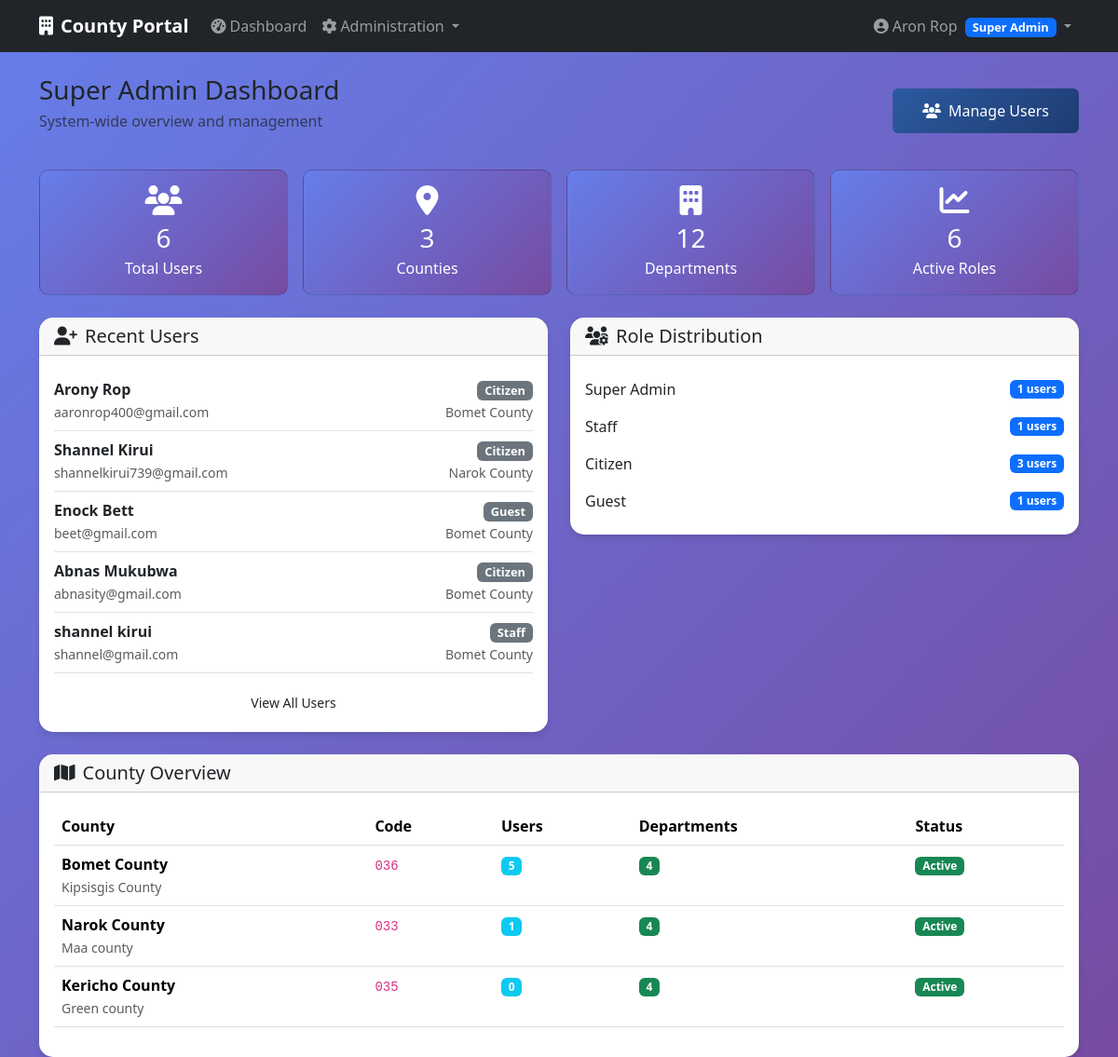
Screenshot of /admin-dashboard (signed in) with the database file from the repository.
### app/models/user.py (models this page shows, shortened)
class User(db.Model, UserMixin):
    __tablename__ = 'users'
    id = db.Column(db.Integer, primary_key=True)
    email = db.Column(db.String(255), unique=True, nullable=False)
    password = db.Column(db.String(128), nullable=False)
    first_name = db.Column(db.String(100))
    last_name = db.Column(db.String(100))
    phone = db.Column(db.String(20))
    active = db.Column(db.Boolean(), default=True)
    confirmed_at = db.Column(db.DateTime())
    created_at = db.Column(db.DateTime(), default=db.func.current_timestamp())
    fs_uniquifier = db.Column(db.String(64), unique=True, nullable=False, default=lambda: str(uuid.uuid4()))
    county_id = db.Column(db.Integer, db.ForeignKey('counties.id'))
    department_id = db.Column(db.Integer, db.ForeignKey('departments.id'))
    last_login_at = db.Column(db.DateTime())
    current_login_at = db.Column(db.DateTime())
    last_login_ip = db.Column(db.String(45))
    current_login_ip = db.Column(db.String(45))
    login_count = db.Column(db.Integer, default=0)
    roles = db.relationship('Role', secondary=roles_users, backref=db.backref('users', lazy='dynamic'))
    def full_name(self):
        if self.first_name and self.last_name:
            return f"{self.first_name} {self.last_name}"
        return self.email.split('@')[0] #Fallback if the user dont provide first_name or last_name or both
    def has_role(self, role_name):
        return any(role.name == role_name for role in self.roles)

class Role(db.Model, RoleMixin):
    __tablename__ = 'roles'
    id = db.Column(db.Integer, primary_key=True)
    name = db.Column(db.String(80), unique=True, nullable=False)
    description = db.Column(db.String(255), nullable=True)

### app/models/county.py (models this page shows, shortened)
class County(db.Model):
        __tablename__ = 'counties'
        id = db.Column(db.Integer, primary_key=True)
        name = db.Column(db.String(100), unique=True, nullable=False)
        code = db.Column(db.String(10), unique=True, nullable=False)
        description = db.Column(db.Text)
        active = db.Column(db.Boolean, default=True)
        created_at = db.Column(db.DateTime, default=datetime.utcnow)
        users = db.relationship('User', backref='county', lazy='dynamic')
        departments = db.relationship('Department', backref='county',lazy='dynamic')

### app/main/views.py (the view)
@main_bp.route('/admin-dashboard')
@login_required
@roles_required(UserRoles.SUPER_ADMIN)
def admin_dashboard():
    total_users = User.query.count()
    total_counties = County.query.count()
    total_departments = Department.query.count()
    recent_users = User.query.order_by(User.created_at.desc()).limit(5).all()
    role_stats = {}
    for role in Role.query.all():
        role_stats[role.name] = len(role.users.all())
    county_stats = []
    for county in County.query.all():
        county_stats.append({
            'county': county,
            'user_count': county.users.count(),
            'department_count': county.departments.count()
        })
    return render_template('main/admin_dashboard.html',
                            total_users=total_users,
                            total_counties=total_counties,
                            total_departments=total_departments,
                            recent_users=recent_users,
                            role_stats=role_stats,
                            county_stats=county_stats)

### app/templates/main/admin_dashboard.html (shortened to what this page needs)
{% extends "base.html" %}
    {% block content %}
    <div class="row">
        <div class="col-12">
            <div class="d-flex justify-content-between align-items-center mb-4">
                <div>
                    <h1 class="h3 mb-1">Super Admin Dashboard</h1>
                    <p class="text-muted">System-wide overview and management</p>
                </div>
                <div>
                    <a href="{{ url_for('auth_bp.users') }}" class="btn btn-primary">
                        <i class="fas fa-users me-2"></i>Manage Users
                    </a>
                </div>
            </div>
        </div>
    </div>
    <div class="row g-3 mb-4">
        <div class="col-md-3">
            <div class="card stat-card">
                <div class="card-body text-center">
                    <i class="fas fa-users fa-2x mb-2"></i>
                    <h3 class="mb-1">{{ total_users }}</h3>
                    <p class="mb-0">Total Users</p>
                </div>
            </div>
        </div>
        <div class="col-md-3">
            <div class="card stat-card">
                <div class="card-body text-center">
                    <i class="fas fa-map-marker-alt fa-2x mb-2"></i>
                    <h3 class="mb-1">{{ total_counties }}</h3>
                    <p class="mb-0">Counties</p>
                </div>
            </div>
        </div>
        <div class="col-md-3">
            <div class="card stat-card">
                <div class="card-body text-center">
                    <i class="fas fa-building fa-2x mb-2"></i>
                    <h3 class="mb-1">{{ total_departments }}</h3>
                    <p class="mb-0">Departments</p>
                </div>
            </div>
        </div>
        <div class="col-md-3">
            <div class="card stat-card">
                <div class="card-body text-center">
                    <i class="fas fa-chart-line fa-2x mb-2"></i>
                    <h3 class="mb-1">{{ role_stats.values() | sum }}</h3>
                    <p class="mb-0">Active Roles</p>
                </div>
            </div>
        </div>
    </div>
    <div class="row">
        <div class="col-md-6">
            <div class="card dashboard-card">
                <div class="card-header">
                    <h5 class="card-title mb-0">
                        <i class="fas fa-user-plus me-2"></i>Recent Users
                    </h5>
                </div>
                <div class="card-body">
                    {% for user in recent_users %}
                    <div class="d-flex justify-content-between align-items-center py-2 border-bottom">
                        <div>
                            <strong>{{ user.full_name() }}</strong><br>
                            <small class="text-muted">{{ user.email }}</small>
                        </div>
                        <div class="text-end">
                            {% for role in user.roles %}
                            <span class="badge bg-secondary role-badge">{{ role.
  name.replace('_', ' ').title() }}</span>
                            {% endfor %}
                            {% if user.county %}
                            <br><small class="text-muted">{{ user.county.name
  }}</small>
                            {% endif %}
                        </div>
                    </div>
                    {% endfor %}
                    <div class="text-center mt-3">
                        <a href="{{ url_for('auth_bp.users') }}" class="btn btn-
  outline-primary btn-sm">
                            View All Users
                        </a>
                    </div>
                </div>
            </div>
        </div>
        <div class="col-md-6">
            <div class="card dashboard-card">
                <div class="card-header">
                    <h5 class="card-title mb-0">
                        <i class="fas fa-users-cog me-2"></i>Role Distribution
                    </h5>
                </div>
                <div class="card-body">
                    {% for role_name, count in role_stats.items() %}
                    <div class="d-flex justify-content-between align-items-center
  py-2">
                        <span>{{ role_name.replace('_', ' ').title() }}</span>
                        <span class="badge bg-primary">{{ count }} users</span>
                    </div>
                    {% endfor %}
                </div>
            </div>
        </div>
    </div>
    <div class="row mt-4">
        <div class="col-12">
            <div class="card dashboard-card">
                <div class="card-header">
                    <h5 class="card-title mb-0">
                        <i class="fas fa-map me-2"></i>County Overview
                    </h5>
                </div>
                <div class="card-body">
                    <div class="table-responsive">
                        <table class="table table-hover">
                            <thead>
                                <tr>
                                    <th>County</th>
                                    <th>Code</th>
                                    <th>Users</th>
                                    <th>Departments</th>
                                    <th>Status</th>
                                </tr>
                            </thead>
                            <tbody>
                                {% for stat in county_stats %}
                                <tr>
                                    <td>
                                        <strong>{{ stat.county.name }}</strong>
                                        {% if stat.county.description %}
                                        <br><small class="text-muted">{{ stat.
  county.description }}</small>
                                        {% endif %}
                                    </td>
                                    <td><code>{{ stat.county.code }}</code></td>
                                    <td><span class="badge bg-info">{{ stat.
  user_count }}</span></td>
                                    <td><span class="badge bg-success">{{ stat.
  department_count }}</span></td>
                                    <td>
                                        <span class="badge bg-{{ 'success' if stat.
  county.active else 'danger' }}">
                                            {{ 'Active' if stat.county.active else
  'Inactive' }}
                                        </span>
                                    </td>
                                </tr>
                                {% endfor %}
                            </tbody>
                        </table>
                    </div>
                </div>
            </div>
        </div>
    </div>
    {% endblock %}

### app/templates/base.html (shortened to what this page needs)
<!DOCTYPE html>
    <html lang="en">
    <head>
        <link href="https://cdn.jsdelivr.net/npm/bootstrap@5.3.2/dist/css/bootstrap.min.css" rel="stylesheet">
        <link href="https://cdnjs.cloudflare.com/ajax/libs/font-awesome/6.4.0/css/all.min.css" rel="stylesheet">
    </head>
    <body>
        <nav class="navbar navbar-expand-lg navbar-dark bg-dark">
            <div class="container">
                <a class="navbar-brand" href="{{ url_for('main_bp.index') }}">
                    <i class="fas fa-building me-2"></i>County Portal
                </a>
                {% if current_user.is_authenticated %}
                <div class="collapse navbar-collapse" id="navbarNav">
                    <ul class="navbar-nav me-auto">
                        <li class="nav-item">
                            <a class="nav-link" href="{{ url_for('main_bp.dashboard') }}">
                                <i class="fas fa-tachometer-alt me-1"></i>Dashboard
                            </a>
                        </li>
                        {% if current_user.has_role('super_admin') %}
                        <li class="nav-item dropdown">
                            <a class="nav-link dropdown-toggle" href="#" id="adminDropdown" role="button" data-bs-toggle="dropdown">
                                <i class="fas fa-cog me-1"></i>Administration
                            </a>
                        </li>
                        {% endif %}
                    </ul>
                    <ul class="navbar-nav">
                        <li class="nav-item dropdown">
                            <a class="nav-link dropdown-toggle" href="#" id="userDropdown" role="button" data-bs-toggle="dropdown">
                                <i class="fas fa-user-circle me-1"></i>{{ current_user.full_name() }}
                                {% for role in current_user.roles %}
                                <span class="badge bg-primary role-badge ms-1">{{ role.name.replace('_', ' ').title() }}</span>
                                {% endfor %}
                            </a>
                        </li>
                    </ul>
                </div>
                {% else %}
                <div class="d-flex">
                    <a href="{{ url_for('security.login') }}" class="btn btn-outline-light me-2">Login</a>
                    <a href="{{ url_for('security.register') }}" class="btn btn-primary">Register</a>
                </div>
                {% endif %}
            </div>
        </nav>
        <main class="container mt-4">
            {% block content %}{% endblock %}
        </main>
    </body>
    </html>

### app/templates/base.html (style rules this page uses)
:root { --primary-color: #2c5aa0; --secondary-color: #f8f9fa; --success-color: #28a745; --danger-color: #dc3545; --warning-color: #ffc107; }
body { background: linear-gradient(135deg, #667eea 0%, #764ba2 100%); min-height: 100vh; font-family: 'Segoe UI', Tahoma, Geneva, Verdana, sans-serif; }
.navbar-brand { font-weight: bold; }
.dashboard-card { border: none; border-radius: 15px; box-shadow: 0 4px 6px rgba(0, 0, 0, 0.1); transition: transform 0.2s; }
.stat-card { background: linear-gradient(135deg, #667eea 0%, #764ba2 100%); color: white; border-radius: 10px; }
.role-badge { font-size: 0.8em; padding: 0.25rem 0.5rem; }
.btn-primary { background: linear-gradient(135deg, var(--primary-color) 0%, #1e3c72 100%); border: none; padding: 0.75rem 2rem; font-weight: 500; transition: transform 0.2s ease; }

### rows the page displays
User: full_name "Aron Rop"
Role: name.replace "Super Admin", replace "Super Admin", id "1"
User: full_name "Arony Rop", email "aaronrop400@gmail.com", county.name "Bomet County"
Role: name "Citizen", replace "Citizen", id "3"
User: full_name "Shannel Kirui", email "shannelkirui739@gmail.com", county.name "Narok County"
User: full_name "Enock Bett", email "beet@gmail.com", county.name "Bomet County"
Role: name "Guest", replace "Guest", count "1"
User: full_name "Abnas Mukubwa", email "abnasity@gmail.com", county.name "Bomet County"
User: full_name "shannel kirui", email "shannel@gmail.com", county.name "Bomet County"
Role: name "Staff", replace "Staff", count "1"
County: county.name "Bomet County", description "Kipsisgis County", county.code "036", active "Active"
County: county.name "Narok County", description "Maa county", county.code "033", active "Active"
County: county.name "Kericho County", description "Green county", county.code "035", active "Active"

### other values shown
{{ total_users }} "6"
{{ total_counties }} "3"
{{ total_departments }} "12"
{{ role_stats.values() | sum }} "6"
{{ stat.      
  user_count }} "5" "1" "0"
{{ stat.   
  department_count }} "4" "4" "4"
